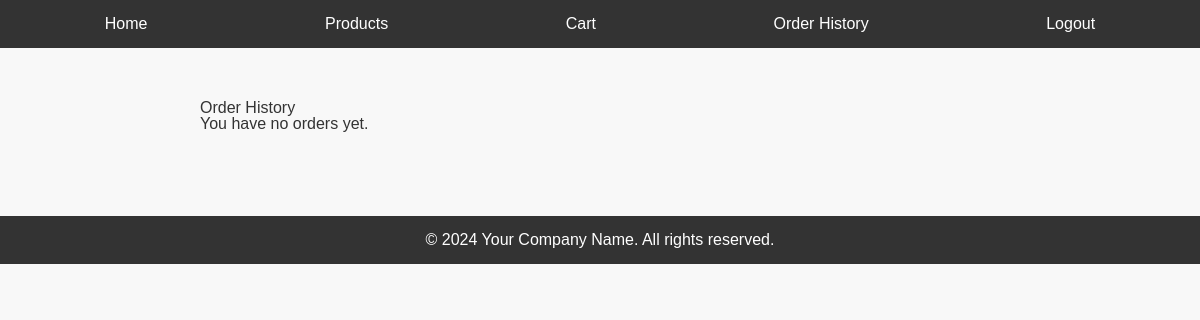
/order_history/ (signed in), run on an earlier commit of the app's database.
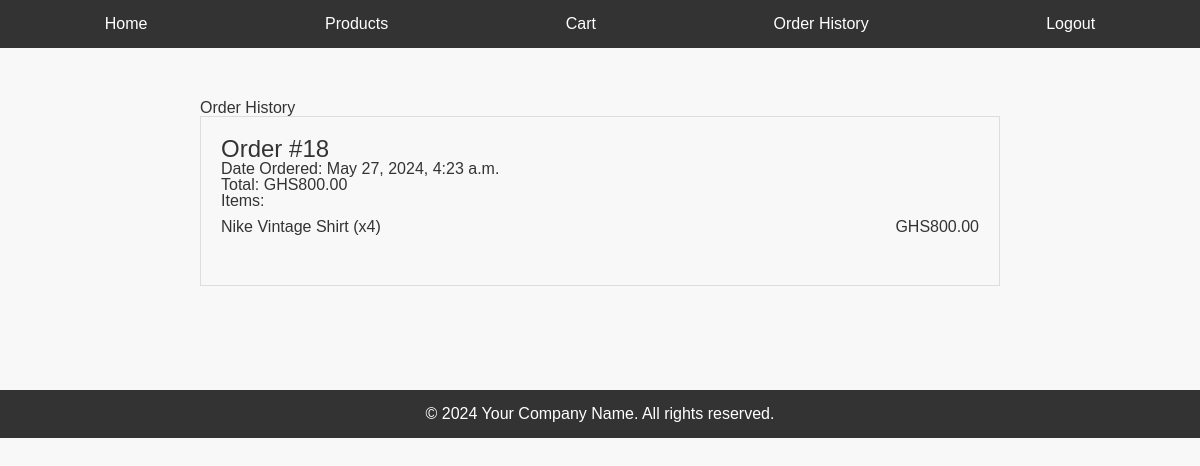
And on a later commit of the database.
### store/models.py (models this page shows, shortened)
class Order(models.Model):
    customer = models.ForeignKey(Customer, on_delete=models.SET_NULL, null=True, blank=True)
    date_ordered = models.DateTimeField(auto_now_add=True)
    complete = models.BooleanField(default=False)
    total = models.DecimalField(max_digits=10, decimal_places=2, default=0)
    @property
    def get_cart_total(self):
        order_items = self.orderitem_set.all()
        total = sum([item.get_total for item in order_items])
        return total

class OrderItem(models.Model):
    product = models.ForeignKey(Product, on_delete=models.SET_NULL, null=True)
    order = models.ForeignKey(Order, on_delete=models.CASCADE)
    quantity = models.IntegerField(default=0)
    @property
    def get_total(self):
        total = self.product.price * self.quantity
        return total

class Product(models.Model):
    name = models.CharField(max_length=200)
    category = models.ForeignKey(Category, on_delete=models.CASCADE, default=1)
    price = models.DecimalField(max_digits=10, decimal_places=2)
    stock = models.IntegerField()
    description = models.TextField(default="Default description")
    image = models.ImageField(upload_to='products/', default='default_image.jpg')

### store/views.py (the view)
# urls.py: path('order_history/', views.order_history, name='order_history'),
@login_required
def order_history(request):
    customer = request.user.customer
    orders = Order.objects.filter(customer=customer, complete=True)
    context = {'orders': orders}
    return render(request, 'store/order_history.html', context)

### store/templates/store/order_history.html (shortened to what this page needs)
{% extends "store/base.html" %}
{% block extra_css %}
{% load static %}
<link rel="stylesheet" href="{% static 'styles/order_history.css' %}">
{% endblock %}
{% block content %}
<div class="container">
    <h1>Order History</h1>
    {% if orders %}
        <div class="order-history">
            {% for order in orders %}
            <div class="order">
                <h2>Order #{{ order.id }}</h2>
                <p>Date Ordered: {{ order.date_ordered }}</p>
                <p>Total: GHS{{ order.get_cart_total }}</p>
                <div class="order-items">
                    <h3>Items:</h3>
                    <ul>
                        {% for item in order.orderitem_set.all %}
                        <li>
                            <span>{{ item.product.name }} (x{{ item.quantity }})</span>
                            <span>GHS{{ item.get_total }}</span>
                        </li>
                        {% endfor %}
                    </ul>
                </div>
            </div>
            {% endfor %}
        </div>
    {% else %}
        <p>You have no orders yet.</p>
    {% endif %}
</div>
{% endblock %}

### store/templates/store/base.html (shortened to what this page needs)
<!DOCTYPE html>
<html lang="en">
<head>
    {% load static %}
    <link rel="stylesheet" href="{% static 'styles/reset.css' %}">
    <link rel="stylesheet" href="{% static 'styles/base.css' %}">
    {% block extra_css %}{% endblock %}
</head>
<body>
    <nav>
        <ul>
            <li><a href="{% url 'home' %}">Home</a></li>
            <li><a href="{% url 'product_list' %}">Products</a></li>
            {% if user.is_authenticated %}
                <li><a href="{% url 'cart' %}">Cart</a></li>
                <li><a href="{% url 'order_history' %}">Order History</a></li>
                <li><a href="{% url 'logout' %}">Logout</a></li>
            {% else %}
                <li><a href="{% url 'login' %}">Login</a></li>
                <li><a href="{% url 'register' %}">Register</a></li>
            {% endif %}
        </ul>
    </nav>
    <div class="content">
        {% block content %}{% endblock %}
    </div>
    <footer>
        <p>&copy; 2024 Your Company Name. All rights reserved.</p>
    </footer>
</body>
</html>

### store/templates/store/styles/base.css (style rules this page uses)
body { font-family: Arial, sans-serif; background-color: #f8f8f8; color: #333; }
nav { background-color: #333; color: #fff; padding: 1rem; }
nav ul { display: flex; justify-content: space-around; }
nav ul li a { color: #fff; text-decoration: none; }
.content { padding: 2rem; }
footer { text-align: center; padding: 1rem; background-color: #333; color: #fff; margin-top: 2rem; }

### store/templates/store/styles/order_history.css (style rules this page uses)
.container { max-width: 800px; margin: 0 auto; padding: 20px; }
.order-history { border: 1px solid #ddd; padding: 20px; margin-bottom: 20px; }
.order { margin-bottom: 20px; }
.order h2 { margin: 0; font-size: 1.5em; }
.order-items ul { list-style-type: none; padding: 0; }
.order-items li { display: flex; justify-content: space-between; padding: 10px 0; border-bottom: 1px solid #ddd; }
.order-items li:last-child { border-bottom: none; }

What changed in the data, as far as the page shows it:
now on this page (row edited): Order: id "18", date_ordered "May 27, 2024, 4:23 a.m.", get_cart_total "800.00"
now on this page (row unchanged): OrderItem: product.name "Nike Vintage Shirt", quantity "4", get_total "800.00"
Also different on the page:
text no longer shown: "You have no orders yet."
